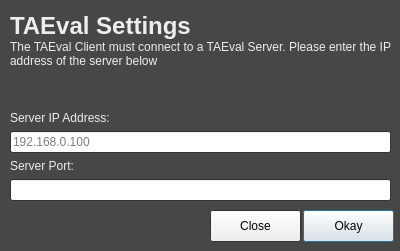
<?xml version="1.0" encoding="UTF-8"?>
<ui version="4.0">
 <class>SettingsDialog</class>
 <widget class="QDialog" name="SettingsDialog">
  <property name="geometry">
   <rect>
    <x>0</x>
    <y>0</y>
    <width>400</width>
    <height>251</height>
   </rect>
  </property>
  <property name="palette">
   <palette>
    <active>
     <colorrole role="Base">
      <brush brushstyle="SolidPattern">
       <color alpha="255">
        <red>255</red>
        <green>255</green>
        <blue>255</blue>
       </color>
      </brush>
     </colorrole>
     <colorrole role="Window">
      <brush brushstyle="SolidPattern">
       <color alpha="255">
        <red>71</red>
        <green>71</green>
        <blue>71</blue>
       </color>
      </brush>
     </colorrole>
    </active>
    <inactive>
     <colorrole role="Base">
      <brush brushstyle="SolidPattern">
       <color alpha="255">
        <red>255</red>
        <green>255</green>
        <blue>255</blue>
       </color>
      </brush>
     </colorrole>
     <colorrole role="Window">
      <brush brushstyle="SolidPattern">
       <color alpha="255">
        <red>71</red>
        <green>71</green>
        <blue>71</blue>
       </color>
      </brush>
     </colorrole>
    </inactive>
    <disabled>
     <colorrole role="Base">
      <brush brushstyle="SolidPattern">
       <color alpha="255">
        <red>71</red>
        <green>71</green>
        <blue>71</blue>
       </color>
      </brush>
     </colorrole>
     <colorrole role="Window">
      <brush brushstyle="SolidPattern">
       <color alpha="255">
        <red>71</red>
        <green>71</green>
        <blue>71</blue>
       </color>
      </brush>
     </colorrole>
    </disabled>
   </palette>
  </property>
  <property name="windowTitle">
   <string>TAEval Settings</string>
  </property>
  <widget class="QWidget" name="verticalLayoutWidget">
   <property name="geometry">
    <rect>
     <x>10</x>
     <y>40</y>
     <width>381</width>
     <height>161</height>
    </rect>
   </property>
   <layout class="QVBoxLayout" name="verticalLayout">
    <item>
     <widget class="QLabel" name="label_2">
      <property name="styleSheet">
       <string notr="true">color:#eee;</string>
      </property>
      <property name="text">
       <string>The TAEval Client must connect to a TAEval Server. Please enter the IP address of the server below</string>
      </property>
      <property name="wordWrap">
       <bool>true</bool>
      </property>
     </widget>
    </item>
    <item>
     <spacer name="verticalSpacer">
      <property name="orientation">
       <enum>Qt::Vertical</enum>
      </property>
      <property name="sizeHint" stdset="0">
       <size>
        <width>20</width>
        <height>40</height>
       </size>
      </property>
     </spacer>
    </item>
    <item>
     <widget class="QLabel" name="ipLabel">
      <property name="styleSheet">
       <string notr="true">color:#eee;</string>
      </property>
      <property name="text">
       <string>Server IP Address:</string>
      </property>
     </widget>
    </item>
    <item>
     <widget class="QLineEdit" name="ipLineEdit">
      <property name="placeholderText">
       <string>192.168.0.100</string>
      </property>
     </widget>
    </item>
    <item>
     <widget class="QLabel" name="portLabel">
      <property name="styleSheet">
       <string notr="true">color:#eee;</string>
      </property>
      <property name="text">
       <string>Server Port:</string>
      </property>
     </widget>
    </item>
    <item>
     <widget class="QLineEdit" name="portLineEdit"/>
    </item>
   </layout>
  </widget>
  <widget class="QLabel" name="label">
   <property name="geometry">
    <rect>
     <x>10</x>
     <y>10</y>
     <width>191</width>
     <height>31</height>
    </rect>
   </property>
   <property name="font">
    <font>
     <pointsize>18</pointsize>
     <weight>75</weight>
     <bold>true</bold>
    </font>
   </property>
   <property name="styleSheet">
    <string notr="true">color:#eee;</string>
   </property>
   <property name="text">
    <string>TAEval Settings</string>
   </property>
  </widget>
  <widget class="QPushButton" name="okButton">
   <property name="geometry">
    <rect>
     <x>303</x>
     <y>210</y>
     <width>91</width>
     <height>32</height>
    </rect>
   </property>
   <property name="text">
    <string>Okay</string>
   </property>
   <property name="default">
    <bool>true</bool>
   </property>
  </widget>
  <widget class="QPushButton" name="closeButton">
   <property name="geometry">
    <rect>
     <x>210</x>
     <y>210</y>
     <width>91</width>
     <height>32</height>
    </rect>
   </property>
   <property name="text">
    <string>Close</string>
   </property>
  </widget>
 </widget>
 <resources/>
 <connections/>
</ui>
